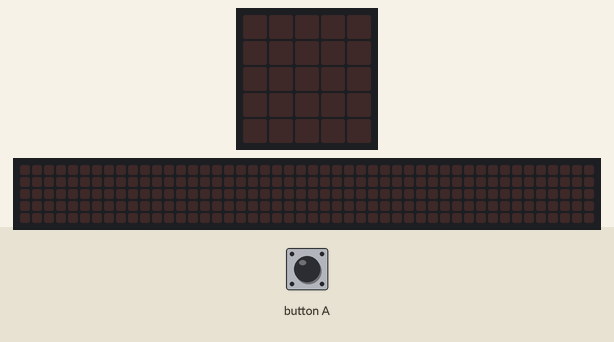
Recording of a program running on a simulated BBC micro:bit (MakeCode). Shown: the board's 5×5 LED display, a strip that is not on the board, showing the scrolling text unrolled. Inputs (shaded band) come from the test bench. The 48×5 strip is a reading aid, not a part: it shows the text the display is scrolling, unrolled, one strip-width of it at a time.

Above: at 1.2 s.
1.3 s: button A pressed for 0.15 s
At 1.82 s:
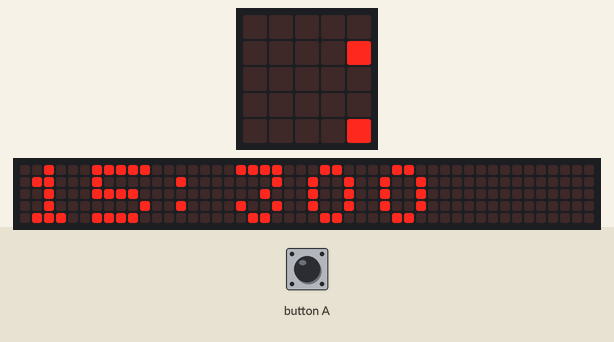
At 7.52 s:
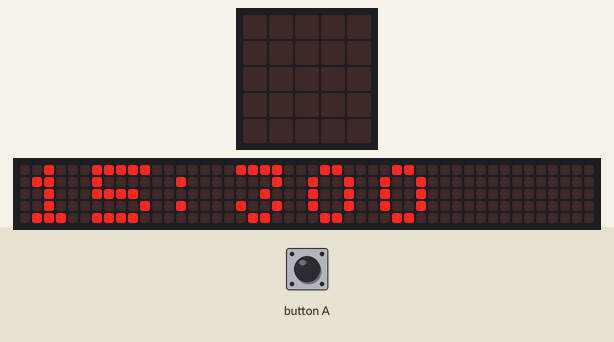
Timing chart, 0 to 9.0 s (numbered marks = the images above; inputs shaded):
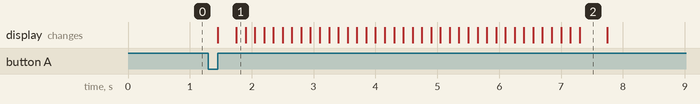

Measured:
- after the input at 1.3 s, the display: first changes after 0.15 s (image 1 shows a later state)
- what the display in image 2 shows lasts 0.5 s, from 7.3 s to 7.8 s

The program:

main.ts
```typescript
input.onButtonPressed(Button.A, function () {
    adjust = heure
    time = "" + adjust
    time = "" + time + ":"
    time = "" + time + Math.trunc(minutes)
    time = "" + time + Math.trunc(minutes % 10)
    basic.showString(time)
})
let minutes = 0
let heure = 0
let adjust = 0
let time = ""
time = ""
adjust = 0
heure = 15
minutes = 30
basic.forever(function () {
    basic.pause(60000)
    if (minutes < 59) {
        minutes += 1
    } else {
        minutes = 0
        if (heure < 23) {
            heure += 1
        } else {
            heure = 0
        }
    }
})
```

test.ts
```typescript
// les tests vont ici ; cela ne sera pas compilé si ce paquet est utilisé en tant qu'extension.
```
